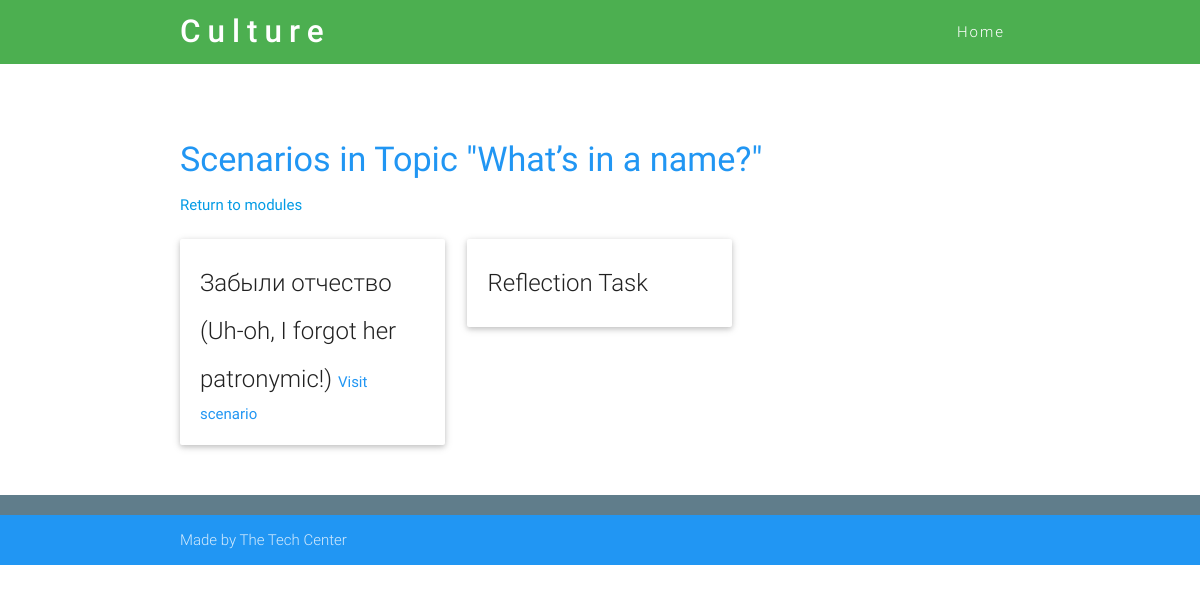
The app's page /top/2/ with its own data.
### culture_content/models.py (models this page shows, shortened)
@python_2_unicode_compatible
class Topic(models.Model):
    name = models.CharField(max_length=150, blank=False)
    objectives = models.ForeignKey ('LearningObjectives', on_delete=models.CASCADE, blank=True, null=True)
    activation = models.TextField (verbose_name='Schema Activation', blank=True)
    new_information = models.TextField (blank=True)
    reflection = models.TextField(verbose_name='Reflection Task', blank=True)
    roleplay = models.TextField(verbose_name='Roleplay Task', blank=True)
    extension = models.TextField(verbose_name='Extension Task', blank=True)
    scenarios = models.ManyToManyField('Scenario')
    language = models.CharField (max_length=1, choices=lang_choices, blank=False)

@python_2_unicode_compatible
class Scenario(models.Model):
    name = models.CharField(max_length=150, blank=False)
    description = models.TextField(blank=True)
    initial_information = models.TextField(verbose_name="Context of the Scenario", blank=True)
    context_after_feedback = models.BooleanField (default=False, blank=True)
    judgment_task = models.ForeignKey('JudgmentTask', on_delete= models.CASCADE)
    language_note = models.TextField(verbose_name="Language Notes", blank=True)
    culture_note = models.TextField(verbose_name="Language Notes", blank=True)
    language_note_after_feedback = models.BooleanField (default=False, blank=True)
    reflection_task = models.TextField(verbose_name="Scenario Reflection Task", blank=True)

### culture_content/views.py (the view)
# urls.py: path('top/<int:top_id>/', get_topic_scenarios, name='topic-scenarios'),
def get_topic_scenarios(request, top_id):
    topic = get_object_or_404(Topic, pk=top_id)
    return render(request, 'culture_content/topics.html', {'topic': topic})

### templates/culture_content/topics.html (shortened to what this page needs)
{% extends 'base.html' %}
{% load static from staticfiles %}
{% load static  %}
{% block content %}
    <div class="section scrollspy">
    <div class="container">
        <br>
        <br>
        <h4 class="header text_b">Scenarios in Topic "{{ topic.name }}"</h4>
        <p><a href="{% url 'home' %}mod/{{ topic.language }}">Return to modules</a></p>
        <div class="row">
            {% for obj in topic.scenarios.all %}
            <div class="col s12 m6 l4">
                <div class="card">
                    <div class="card-content">
                        <span class="card-title activator grey-text text-darken-4">{{ obj.name }} </span>
                        <a href="{% url 'home' %}scenario/{{ obj.pk }}">Visit scenario</a>
                    </div>
                </div>
            </div>
            {% endfor %}
            {% if topic.reflection %}
                <div class="col s12 m6 l4">
                <div class="card">
                    <div class="card-content">
                        <span id="reflectitle" class="card-title activator grey-text text-darken-4">Reflection Task</span>
                    </div>
                </div>
                </div>
            {% endif %}
        </div>
    </div>
</div>
{% endblock %}

### static/assets/min/custom-min.css (style rules this page uses)
.text_b { color:#2196F3 }
.card-content a { color:#2196F3 }

### records on screen
Topic: name "What’s in a name?"
Scenario: name "Забыли отчество (Uh-oh, I forgot her patronymic!)"
